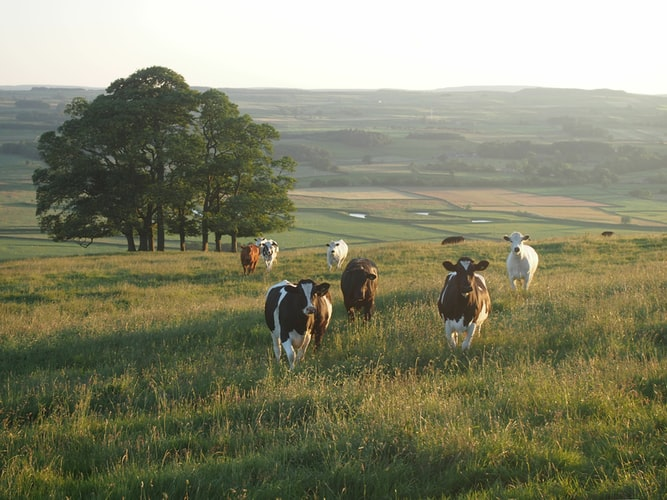
#> input picture image-analysis/images/cows.jpg, 667 x 500 px
$ jupyter execute --allow-errors image-analysis-full.ipynb
#> lines starting #> are read from the running program, lines starting #| are printed output that depends on the picture
# Analyze images with Azure Computer Vision

The Computer Vision is a cognitive service in Microsoft Azure and provides pre-built, advanced algorithms that process and analyze images.

In this article, we will explore the pre-trained models of Azure Computer Vision service for image analysis.

You will learn how to:
* Provision a Computer Vision resource.
* Use a Computer Vision resource to analyze an image.

## Create a Computer Vision Resource

1. Sign in to [Azure Portal](https://portal.azure.com/) and select **Create a resource**.
2. Search for **Computer Vision** and then click **Create**.
3. Create a Computer Vision resource with the following settings:
    * **Subscription**: Your Azure subscription.
    * **Resource group**: Select an existing resource group or create a new one.
    * **Region**: Choose any available region, for example **North Europe**.
    * **Name**: This would be your custom domain name in your endpoint. Enter a unique name.
    * **Pricing tier**: You can use the free pricing tier (**F0**) to try the service, and upgrade later to a paid tier.
4. Select **Review + Create** and wait for deployment to complete.
5. One the deployment is complete, select **Go to resource**. On the **Overview** tab, click **Manage keys**. Save the **Key 1** and the **Endpoint**. You will need the key and the endpoint to connect to your Computer Vision resource from client applications.

## Import libraries

[cell 1]
from azure.cognitiveservices.vision.computervision import ComputerVisionClient
from msrest.authentication import CognitiveServicesCredentials
from PIL import Image
import matplotlib.pyplot as plt
import matplotlib.patches as patches

## Create variables for your key and endpoint

[cell 2]
key = 'YOUR_KEY'
endpoint = 'YOUR_ENDPOINT'

## Authenticate the client

#> (a cell that did not finish here is left out)

## Analyze images

First download the images used in the following examples from my [GitHub repository](https://github.com/sfoteini/azure-computer-vision).

### Generate image description

[cell 4]
# Open image file
image_path = "images/city2.jpg"
#> (the rest of this cell did not finish here and is left out)

Let's try another image.

[cell 5]
# Open image file
image_path = "images/cows.jpg"
image = open(image_path, "rb")

# Display the image
display(Image.open(image_path).resize((334, 250)))

# Call the API
#> (the rest of this cell did not finish here and is left out)

### Tag visual features

[cell 6]
# Open image file
image_path = "images/golf.jpg"
image = open(image_path, "rb")

# Display the image
display(Image.open(image_path).resize((375, 250)))
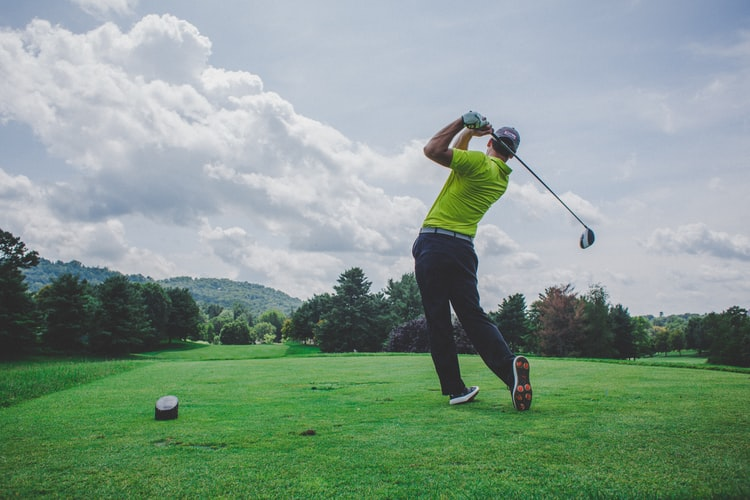
#> input picture image-analysis/images/golf.jpg, 750 x 500 px
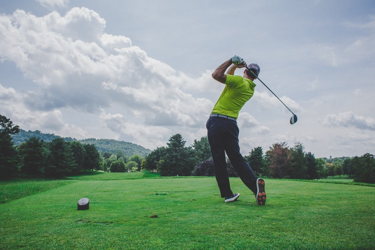
#> shown: PIL image 375x250 RGB; mean R, G, B 133.3, 154.4, 141.6

# Call the API
#> (the rest of this cell did not finish here and is left out)

### Categorize an image

[cell 7]
# Open image file
image_path = "images/empirestatebuilding.jpg"
image = open(image_path, "rb")

# Display the image
display(Image.open(image_path).resize((377, 250)))
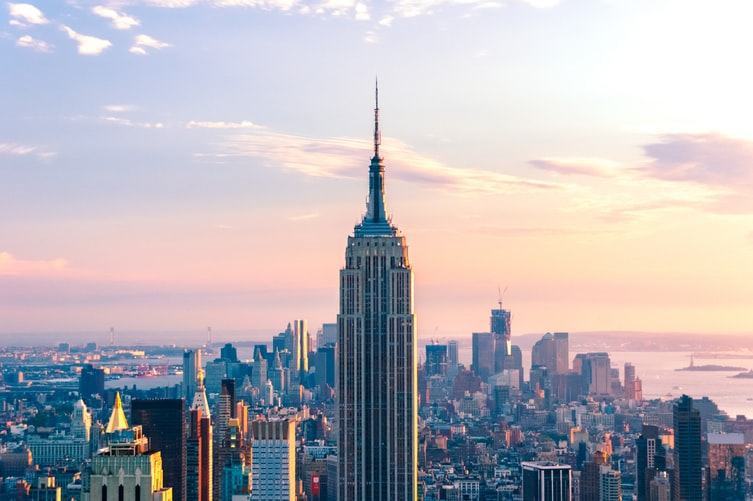
#> input picture image-analysis/images/empirestatebuilding.jpg, 753 x 501 px
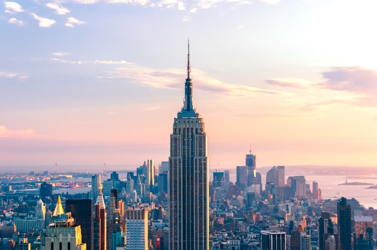
#> shown: PIL image 377x250 RGB; mean R, G, B 182, 178.2, 184.6

# Call the API
# By default, image categories are returned.
#> (the rest of this cell did not finish here and is left out)

### Detect faces

[cell 8]
# Open image file
image_path = "images/peopleworking1.jpg"
image = open(image_path, "rb")

img = Image.open(image_path)
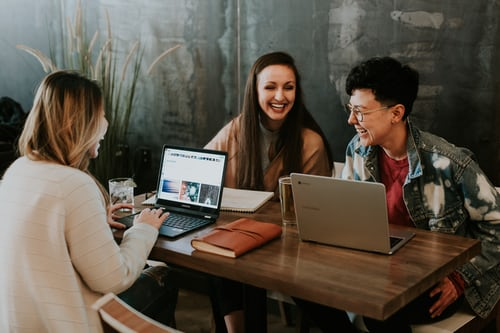
#> input picture image-analysis/images/peopleworking1.jpg, 500 x 333 px
#> img is the input picture: PIL image 500x333 RGB; mean R, G, B 91.2, 82.5, 70.9

# Select visual features you want
img_features = ["faces"]

# Call the API
#> (the rest of this cell did not finish here and is left out)

### Detect objects

[cell 9]
# Open image file
image_path = "images/cats.jpg"
image = open(image_path, "rb")

img = Image.open(image_path)
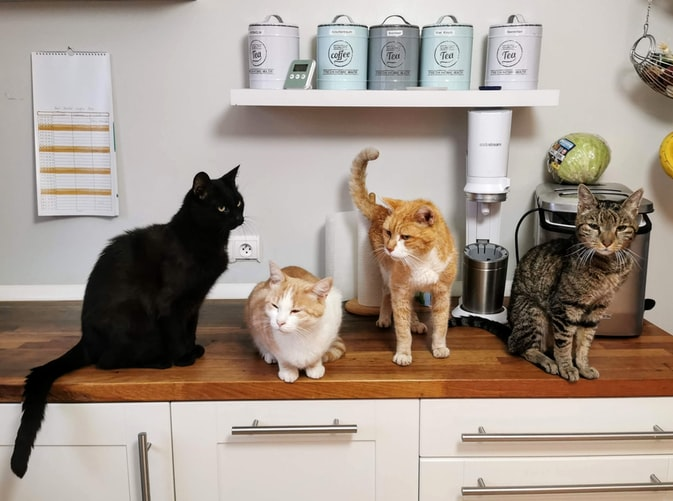
#> input picture image-analysis/images/cats.jpg, 673 x 501 px
#> img is the input picture: PIL image 673x501 RGB; mean R, G, B 163.1, 150.5, 140.2

# Call API
#> (the rest of this cell did not finish here and is left out)

### Get image color scheme

[cell 10]
# Open local image file
image_path = "images/golf.jpg"
image = open(image_path, "rb")

# Display the image
display(Image.open(image_path).resize((375, 250)))

# Select the feature(s) you want
img_features = ["color"]

# Call the API
#> (the rest of this cell did not finish here and is left out)

### Get domain-specific content

[cell 11]
# Open local image file
image_path = "images/empirestatebuilding.jpg"
image = open(image_path, "rb")

# Display the image
display(Image.open(image_path).resize((375, 250)))
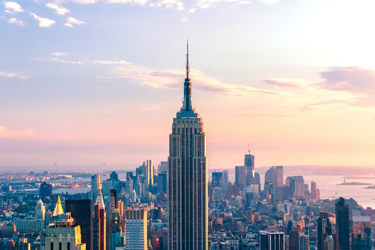
#> shown: PIL image 375x250 RGB; mean R, G, B 182, 178.2, 184.6

# Call API with content type (celebrities) and URL
#> (the rest of this cell did not finish here and is left out)

### Generate Thumbnail

[cell 12]
# Open local image file
image_path = "images/skateboard.jpg"
image = open(image_path, "rb")

# Display the image
display(Image.open(image_path).resize((490, 250)))
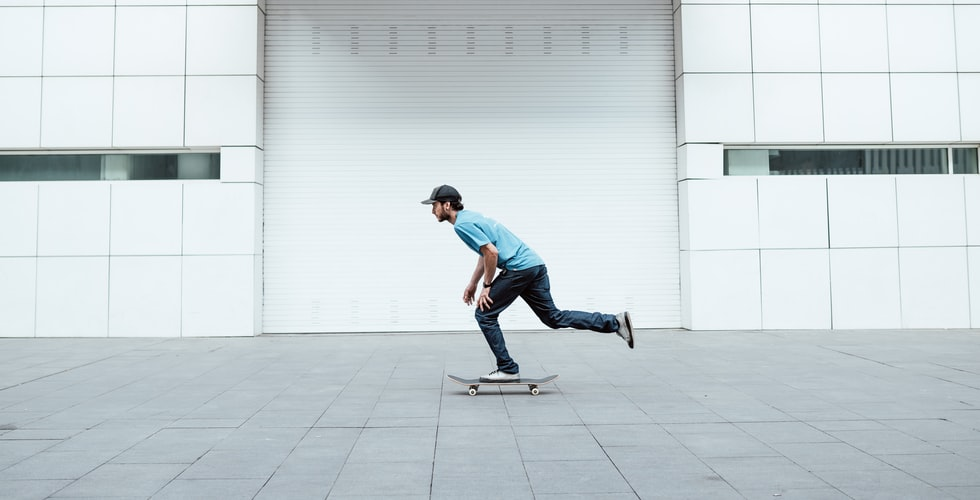
#> input picture image-analysis/images/skateboard.jpg, 980 x 500 px
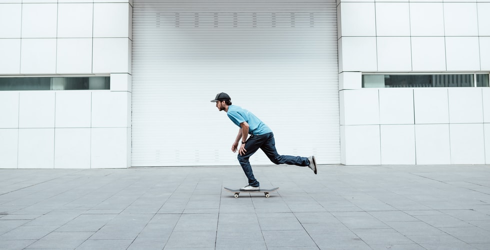
#> shown: PIL image 490x250 RGB; mean R, G, B 201.1, 210.7, 214.3

print("Generating thumbnail...")
# Call the API
#> (the rest of this cell did not finish here and is left out)
